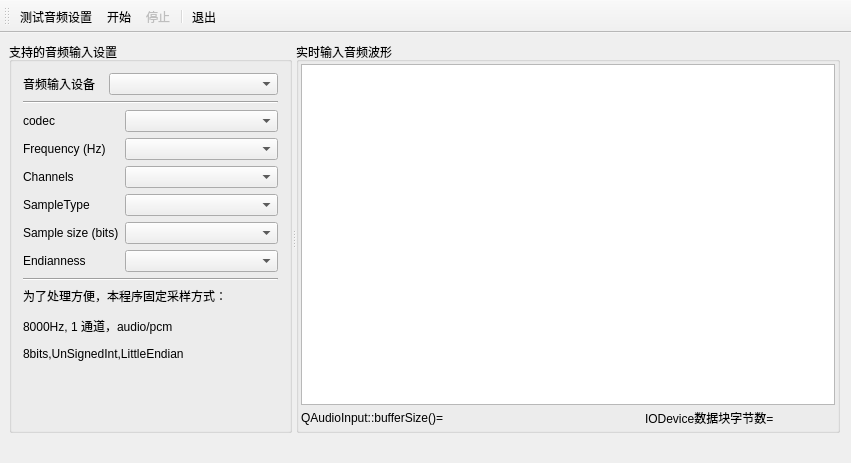
<?xml version="1.0" encoding="UTF-8"?>
<ui version="4.0">
 <class>MainWindow</class>
 <widget class="QMainWindow" name="MainWindow">
  <property name="geometry">
   <rect>
    <x>0</x>
    <y>0</y>
    <width>851</width>
    <height>463</height>
   </rect>
  </property>
  <property name="windowTitle">
   <string>QAudioInput进行音频输入</string>
  </property>
  <widget class="QWidget" name="centralWidget">
   <widget class="QSplitter" name="splitter">
    <property name="geometry">
     <rect>
      <x>9</x>
      <y>9</y>
      <width>831</width>
      <height>391</height>
     </rect>
    </property>
    <property name="orientation">
     <enum>Qt::Horizontal</enum>
    </property>
    <widget class="QGroupBox" name="groupBoxDevice">
     <property name="maximumSize">
      <size>
       <width>300</width>
       <height>16777215</height>
      </size>
     </property>
     <property name="title">
      <string>支持的音频输入设置</string>
     </property>
     <layout class="QVBoxLayout" name="verticalLayout_2">
      <item>
       <layout class="QHBoxLayout" name="horizontalLayout">
        <item>
         <widget class="QLabel" name="label">
          <property name="maximumSize">
           <size>
            <width>80</width>
            <height>16777215</height>
           </size>
          </property>
          <property name="text">
           <string>音频输入设备</string>
          </property>
         </widget>
        </item>
        <item>
         <widget class="QComboBox" name="comboDevices"/>
        </item>
       </layout>
      </item>
      <item>
       <widget class="Line" name="line">
        <property name="orientation">
         <enum>Qt::Horizontal</enum>
        </property>
       </widget>
      </item>
      <item>
       <layout class="QGridLayout" name="gridLayout">
        <item row="0" column="0">
         <widget class="QLabel" name="actualCodecLabel">
          <property name="text">
           <string>codec</string>
          </property>
         </widget>
        </item>
        <item row="0" column="1">
         <widget class="QComboBox" name="comboCodec"/>
        </item>
        <item row="1" column="0">
         <widget class="QLabel" name="actualFreqLabel">
          <property name="text">
           <string>Frequency (Hz)</string>
          </property>
         </widget>
        </item>
        <item row="1" column="1">
         <widget class="QComboBox" name="comboSampleRate">
          <property name="sizePolicy">
           <sizepolicy hsizetype="Expanding" vsizetype="Fixed">
            <horstretch>0</horstretch>
            <verstretch>0</verstretch>
           </sizepolicy>
          </property>
         </widget>
        </item>
        <item row="2" column="0">
         <widget class="QLabel" name="actualChannelLabel">
          <property name="text">
           <string>Channels</string>
          </property>
         </widget>
        </item>
        <item row="2" column="1">
         <widget class="QComboBox" name="comboChannels"/>
        </item>
        <item row="3" column="0">
         <widget class="QLabel" name="actualSampleTypeLabel">
          <property name="text">
           <string>SampleType</string>
          </property>
         </widget>
        </item>
        <item row="3" column="1">
         <widget class="QComboBox" name="comboSampleTypes"/>
        </item>
        <item row="4" column="0">
         <widget class="QLabel" name="actualSampleSizeLabel">
          <property name="text">
           <string>Sample size (bits)</string>
          </property>
         </widget>
        </item>
        <item row="4" column="1">
         <widget class="QComboBox" name="comboSampleSizes"/>
        </item>
        <item row="5" column="0">
         <widget class="QLabel" name="actualEndianLabel">
          <property name="text">
           <string>Endianness</string>
          </property>
         </widget>
        </item>
        <item row="5" column="1">
         <widget class="QComboBox" name="comboByteOrder"/>
        </item>
       </layout>
      </item>
      <item>
       <widget class="Line" name="line_2">
        <property name="orientation">
         <enum>Qt::Horizontal</enum>
        </property>
       </widget>
      </item>
      <item>
       <widget class="QLabel" name="label_2">
        <property name="text">
         <string>&lt;html&gt;&lt;head/&gt;&lt;body&gt;&lt;p&gt;为了处理方便，本程序固定采样方式：&lt;/p&gt;&lt;p&gt;8000Hz, 1 通道，audio/pcm&lt;/p&gt;&lt;p&gt;8bits,UnSignedInt,LittleEndian&lt;/p&gt;&lt;/body&gt;&lt;/html&gt;</string>
        </property>
        <property name="textFormat">
         <enum>Qt::AutoText</enum>
        </property>
       </widget>
      </item>
      <item>
       <spacer name="verticalSpacer">
        <property name="orientation">
         <enum>Qt::Vertical</enum>
        </property>
        <property name="sizeHint" stdset="0">
         <size>
          <width>20</width>
          <height>40</height>
         </size>
        </property>
       </spacer>
      </item>
     </layout>
    </widget>
    <widget class="QGroupBox" name="groupBox_2">
     <property name="title">
      <string>实时输入音频波形</string>
     </property>
     <layout class="QVBoxLayout" name="verticalLayout">
      <property name="spacing">
       <number>3</number>
      </property>
      <property name="leftMargin">
       <number>2</number>
      </property>
      <property name="topMargin">
       <number>2</number>
      </property>
      <property name="rightMargin">
       <number>2</number>
      </property>
      <property name="bottomMargin">
       <number>2</number>
      </property>
      <item>
       <widget class="QChartView" name="chartView"/>
      </item>
      <item>
       <layout class="QHBoxLayout" name="horizontalLayout_2">
        <item>
         <widget class="QLabel" name="LabBufferSize">
          <property name="minimumSize">
           <size>
            <width>200</width>
            <height>0</height>
           </size>
          </property>
          <property name="text">
           <string>QAudioInput::bufferSize()=</string>
          </property>
         </widget>
        </item>
        <item>
         <spacer name="horizontalSpacer">
          <property name="orientation">
           <enum>Qt::Horizontal</enum>
          </property>
          <property name="sizeHint" stdset="0">
           <size>
            <width>40</width>
            <height>20</height>
           </size>
          </property>
         </spacer>
        </item>
        <item>
         <widget class="QLabel" name="LabBlockSize">
          <property name="minimumSize">
           <size>
            <width>190</width>
            <height>0</height>
           </size>
          </property>
          <property name="text">
           <string>IODevice数据块字节数=</string>
          </property>
         </widget>
        </item>
       </layout>
      </item>
     </layout>
    </widget>
   </widget>
  </widget>
  <widget class="QToolBar" name="mainToolBar">
   <property name="toolButtonStyle">
    <enum>Qt::ToolButtonTextBesideIcon</enum>
   </property>
   <attribute name="toolBarArea">
    <enum>TopToolBarArea</enum>
   </attribute>
   <attribute name="toolBarBreak">
    <bool>false</bool>
   </attribute>
   <addaction name="actDeviceTest"/>
   <addaction name="actStart"/>
   <addaction name="actStop"/>
   <addaction name="separator"/>
   <addaction name="actQuit"/>
  </widget>
  <action name="actDeviceTest">
   <property name="icon">
    <iconset resource="res.qrc">
     <normaloff>:/images/images/22.ico</normaloff>:/images/images/22.ico</iconset>
   </property>
   <property name="text">
    <string>测试音频设置</string>
   </property>
   <property name="toolTip">
    <string>测试音频设置</string>
   </property>
  </action>
  <action name="actStart">
   <property name="icon">
    <iconset resource="res.qrc">
     <normaloff>:/images/images/626.bmp</normaloff>:/images/images/626.bmp</iconset>
   </property>
   <property name="text">
    <string>开始</string>
   </property>
   <property name="toolTip">
    <string>开始</string>
   </property>
  </action>
  <action name="actStop">
   <property name="enabled">
    <bool>false</bool>
   </property>
   <property name="icon">
    <iconset resource="res.qrc">
     <normaloff>:/images/images/624.bmp</normaloff>:/images/images/624.bmp</iconset>
   </property>
   <property name="text">
    <string>停止</string>
   </property>
   <property name="toolTip">
    <string>停止</string>
   </property>
  </action>
  <action name="actQuit">
   <property name="icon">
    <iconset resource="res.qrc">
     <normaloff>:/images/images/132.bmp</normaloff>:/images/images/132.bmp</iconset>
   </property>
   <property name="text">
    <string>退出</string>
   </property>
   <property name="toolTip">
    <string>退出</string>
   </property>
  </action>
 </widget>
 <layoutdefault spacing="6" margin="11"/>
 <customwidgets>
  <customwidget>
   <class>QChartView</class>
   <extends>QGraphicsView</extends>
   <header location="global">qchartview.h</header>
  </customwidget>
 </customwidgets>
 <resources>
  <include location="res.qrc"/>
 </resources>
 <connections>
  <connection>
   <sender>actQuit</sender>
   <signal>triggered()</signal>
   <receiver>MainWindow</receiver>
   <slot>close()</slot>
   <hints>
    <hint type="sourcelabel">
     <x>-1</x>
     <y>-1</y>
    </hint>
    <hint type="destinationlabel">
     <x>437</x>
     <y>248</y>
    </hint>
   </hints>
  </connection>
 </connections>
</ui>
